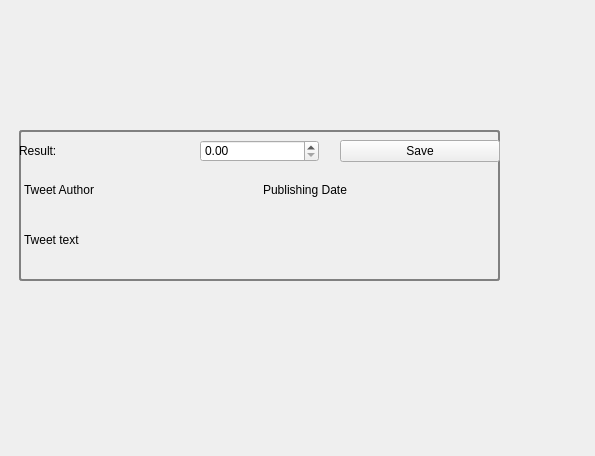
<?xml version="1.0" encoding="UTF-8"?>
<ui version="4.0">
 <class>TweetWidget</class>
 <widget class="QWidget" name="TweetWidget">
  <property name="geometry">
   <rect>
    <x>0</x>
    <y>0</y>
    <width>595</width>
    <height>456</height>
   </rect>
  </property>
  <property name="minimumSize">
   <size>
    <width>506</width>
    <height>150</height>
   </size>
  </property>
  <property name="windowTitle">
   <string>Form</string>
  </property>
  <widget class="QWidget" name="verticalLayoutWidget">
   <property name="geometry">
    <rect>
     <x>19</x>
     <y>130</y>
     <width>481</width>
     <height>151</height>
    </rect>
   </property>
   <layout class="QVBoxLayout" name="root_layout">
    <property name="leftMargin">
     <number>0</number>
    </property>
    <property name="bottomMargin">
     <number>0</number>
    </property>
    <item>
     <widget class="QGroupBox" name="groupBox">
      <property name="autoFillBackground">
       <bool>false</bool>
      </property>
      <property name="styleSheet">
       <string notr="true">QGroupBox { 
     border: 2px solid gray; 
     border-radius: 3px; 
 } </string>
      </property>
      <property name="title">
       <string/>
      </property>
      <property name="flat">
       <bool>true</bool>
      </property>
      <property name="checkable">
       <bool>false</bool>
      </property>
      <widget class="QWidget" name="layoutWidget">
       <property name="geometry">
        <rect>
         <x>0</x>
         <y>0</y>
         <width>481</width>
         <height>151</height>
        </rect>
       </property>
       <layout class="QVBoxLayout" name="group_box_layout">
        <property name="sizeConstraint">
         <enum>QLayout::SetMinimumSize</enum>
        </property>
        <item>
         <layout class="QHBoxLayout" name="tweet_controls_layout" stretch="1,1,1">
          <property name="spacing">
           <number>1</number>
          </property>
          <item>
           <widget class="QLabel" name="label">
            <property name="sizePolicy">
             <sizepolicy hsizetype="Preferred" vsizetype="Preferred">
              <horstretch>0</horstretch>
              <verstretch>1</verstretch>
             </sizepolicy>
            </property>
            <property name="text">
             <string>Result:</string>
            </property>
           </widget>
          </item>
          <item>
           <layout class="QHBoxLayout" name="horizontalLayout">
            <property name="leftMargin">
             <number>20</number>
            </property>
            <property name="topMargin">
             <number>10</number>
            </property>
            <property name="rightMargin">
             <number>20</number>
            </property>
            <property name="bottomMargin">
             <number>10</number>
            </property>
            <item>
             <widget class="QDoubleSpinBox" name="doubleSpinBox">
              <property name="sizePolicy">
               <sizepolicy hsizetype="Minimum" vsizetype="Fixed">
                <horstretch>0</horstretch>
                <verstretch>1</verstretch>
               </sizepolicy>
              </property>
              <property name="maximum">
               <double>5.000000000000000</double>
              </property>
              <property name="singleStep">
               <double>0.100000000000000</double>
              </property>
             </widget>
            </item>
           </layout>
          </item>
          <item>
           <layout class="QVBoxLayout" name="verticalLayout">
            <item>
             <widget class="QPushButton" name="save_button">
              <property name="sizePolicy">
               <sizepolicy hsizetype="Minimum" vsizetype="Fixed">
                <horstretch>0</horstretch>
                <verstretch>1</verstretch>
               </sizepolicy>
              </property>
              <property name="text">
               <string>Save</string>
              </property>
             </widget>
            </item>
           </layout>
          </item>
         </layout>
        </item>
        <item>
         <layout class="QVBoxLayout" name="tweet_text_layout" stretch="0,1">
          <property name="sizeConstraint">
           <enum>QLayout::SetMinimumSize</enum>
          </property>
          <property name="margin">
           <number>5</number>
          </property>
          <item>
           <layout class="QGridLayout" name="gridLayout">
            <item row="0" column="1">
             <widget class="QLabel" name="publishing_date">
              <property name="text">
               <string>Publishing Date</string>
              </property>
             </widget>
            </item>
            <item row="0" column="0">
             <widget class="QLabel" name="author_name">
              <property name="text">
               <string>Tweet Author</string>
              </property>
             </widget>
            </item>
           </layout>
          </item>
          <item>
           <widget class="QLabel" name="tweet_text">
            <property name="sizePolicy">
             <sizepolicy hsizetype="Preferred" vsizetype="Preferred">
              <horstretch>0</horstretch>
              <verstretch>4</verstretch>
             </sizepolicy>
            </property>
            <property name="text">
             <string>Tweet text</string>
            </property>
            <property name="textFormat">
             <enum>Qt::AutoText</enum>
            </property>
            <property name="wordWrap">
             <bool>true</bool>
            </property>
            <property name="openExternalLinks">
             <bool>true</bool>
            </property>
           </widget>
          </item>
         </layout>
        </item>
       </layout>
      </widget>
     </widget>
    </item>
   </layout>
  </widget>
 </widget>
 <resources/>
 <connections/>
</ui>
